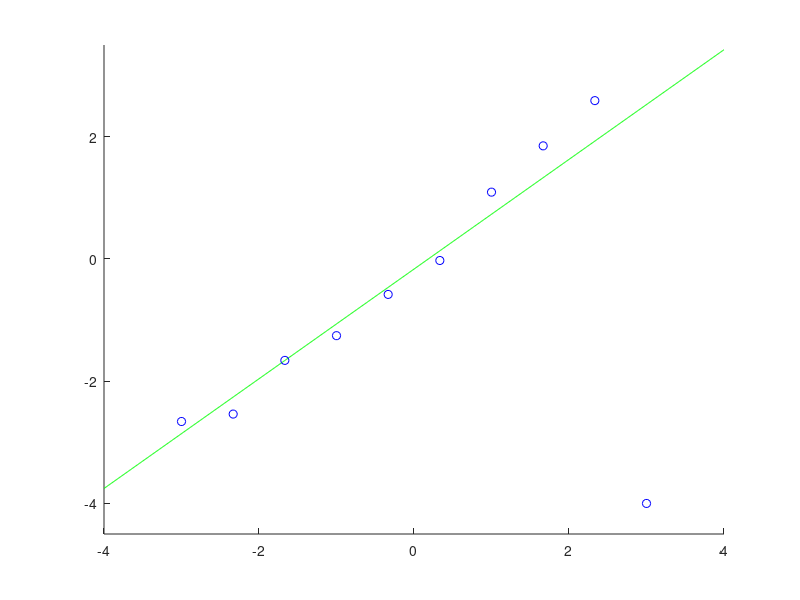

Source code (MATLAB):
n=10; N=1000; x=linspace(-3,3,n)'; X=linspace(-4,4,N)';
y=x+0.2*randn(n,1); y(n)=-4;

p(:,1)=ones(n,1); p(:,2)=x; t=p\y; e=1;
for o=1:1000
  r=abs(p*t-y); w=ones(n,1); w(r>e)=e./r(r>e);
  t0=(p'*(repmat(w,1,2).*p))\(p'*(w.*y));
  if norm(t-t0)<0.001, break, end
  t=t0;
end
P(:,1)=ones(N,1); P(:,2)=X; F=P*t;
figure(1); clf; hold on; axis([-4 4 -4.5 3.5]);
plot(X,F,'g-'); plot(x,y,'bo'); 
